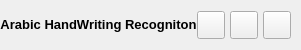
           <widget class="QFrame" name="contentTopBg">
            <property name="minimumSize">
             <size>
              <width>0</width>
              <height>50</height>
             </size>
            </property>
            <property name="maximumSize">
             <size>
              <width>16777215</width>
              <height>50</height>
             </size>
            </property>
            <property name="frameShape">
             <enum>QFrame::NoFrame</enum>
            </property>
            <property name="frameShadow">
             <enum>QFrame::Raised</enum>
            </property>
            <layout class="QHBoxLayout" name="horizontalLayout">
             <property name="spacing">
              <number>0</number>
             </property>
             <property name="leftMargin">
              <number>0</number>
             </property>
             <property name="topMargin">
              <number>0</number>
             </property>
             <property name="rightMargin">
              <number>10</number>
             </property>
             <property name="bottomMargin">
              <number>0</number>
             </property>
             <item>
              <widget class="QFrame" name="leftBox">
               <property name="sizePolicy">
                <sizepolicy hsizetype="Expanding" vsizetype="Preferred">
                 <horstretch>0</horstretch>
                 <verstretch>0</verstretch>
                </sizepolicy>
               </property>
               <property name="frameShape">
                <enum>QFrame::NoFrame</enum>
               </property>
               <property name="frameShadow">
                <enum>QFrame::Raised</enum>
               </property>
               <layout class="QHBoxLayout" name="horizontalLayout_3">
                <property name="spacing">
                 <number>0</number>
                </property>
                <property name="leftMargin">
                 <number>0</number>
                </property>
                <property name="topMargin">
                 <number>0</number>
                </property>
                <property name="rightMargin">
                 <number>0</number>
                </property>
                <property name="bottomMargin">
                 <number>0</number>
                </property>
                <item>
                 <widget class="QLabel" name="titleRightInfo">
                  <property name="sizePolicy">
                   <sizepolicy hsizetype="Preferred" vsizetype="Expanding">
                    <horstretch>0</horstretch>
                    <verstretch>0</verstretch>
                   </sizepolicy>
                  </property>
                  <property name="maximumSize">
                   <size>
                    <width>16777215</width>
                    <height>45</height>
                   </size>
                  </property>
                  <property name="font">
                   <font>
                    <family>Segoe UI</family>
                    <pointsize>10</pointsize>
                    <italic>false</italic>
                    <bold>false</bold>
                   </font>
                  </property>
                  <property name="text">
                   <string>&lt;html&gt;&lt;head/&gt;&lt;body&gt;&lt;p align=&quot;center&quot;&gt;&lt;span style=&quot; font-weight:700;&quot;&gt;Arabic HandWriting Recogniton&lt;/span&gt;&lt;/p&gt;&lt;/body&gt;&lt;/html&gt;</string>
                  </property>
                  <property name="alignment">
                   <set>Qt::AlignLeading|Qt::AlignLeft|Qt::AlignVCenter</set>
                  </property>
                 </widget>
                </item>
               </layout>
              </widget>
             </item>
             <item alignment="Qt::AlignRight">
              <widget class="QFrame" name="rightButtons">
               <property name="minimumSize">
                <size>
                 <width>0</width>
                 <height>28</height>
                </size>
               </property>
               <property name="frameShape">
                <enum>QFrame::NoFrame</enum>
               </property>
               <property name="frameShadow">
                <enum>QFrame::Raised</enum>
               </property>
               <layout class="QHBoxLayout" name="horizontalLayout_2">
                <property name="spacing">
                 <number>5</number>
                </property>
                <property name="leftMargin">
                 <number>0</number>
                </property>
                <property name="topMargin">
                 <number>0</number>
                </property>
                <property name="rightMargin">
                 <number>0</number>
                </property>
                <property name="bottomMargin">
                 <number>0</number>
                </property>
                <item>
                 <widget class="QPushButton" name="minimizeAppBtn">
                  <property name="minimumSize">
                   <size>
                    <width>28</width>
                    <height>28</height>
                   </size>
                  </property>
                  <property name="maximumSize">
                   <size>
                    <width>28</width>
                    <height>28</height>
                   </size>
                  </property>
                  <property name="cursor">
                   <cursorShape>PointingHandCursor</cursorShape>
                  </property>
                  <property name="toolTip">
                   <string>Minimize</string>
                  </property>
                  <property name="text">
                   <string/>
                  </property>
                  <property name="icon">
                   <iconset resource="resources.qrc">
                    <normaloff>:/icons/images/icons/icon_minimize.png</normaloff>:/icons/images/icons/icon_minimize.png</iconset>
                  </property>
                  <property name="iconSize">
                   <size>
                    <width>20</width>
                    <height>20</height>
                   </size>
                  </property>
                 </widget>
                </item>
                <item>
                 <widget class="QPushButton" name="maximizeRestoreAppBtn">
                  <property name="minimumSize">
                   <size>
                    <width>28</width>
                    <height>28</height>
                   </size>
                  </property>
                  <property name="maximumSize">
                   <size>
                    <width>28</width>
                    <height>28</height>
                   </size>
                  </property>
                  <property name="font">
                   <font>
                    <family>Segoe UI</family>
                    <pointsize>10</pointsize>
                    <italic>false</italic>
                    <bold>false</bold>
                    <stylestrategy>PreferDefault</stylestrategy>
                   </font>
                  </property>
                  <property name="cursor">
                   <cursorShape>PointingHandCursor</cursorShape>
                  </property>
                  <property name="toolTip">
                   <string>Maximize</string>
                  </property>
                  <property name="text">
                   <string/>
                  </property>
                  <property name="icon">
                   <iconset resource="resources.qrc">
                    <normaloff>:/icons/images/icons/icon_maximize.png</normaloff>:/icons/images/icons/icon_maximize.png</iconset>
                  </property>
                  <property name="iconSize">
                   <size>
                    <width>20</width>
                    <height>20</height>
                   </size>
                  </property>
                 </widget>
                </item>
                <item>
                 <widget class="QPushButton" name="closeAppBtn">
                  <property name="minimumSize">
                   <size>
                    <width>28</width>
                    <height>28</height>
                   </size>
                  </property>
                  <property name="maximumSize">
                   <size>
                    <width>28</width>
                    <height>28</height>
                   </size>
                  </property>
                  <property name="cursor">
                   <cursorShape>PointingHandCursor</cursorShape>
                  </property>
                  <property name="toolTip">
                   <string>Close</string>
                  </property>
                  <property name="text">
                   <string/>
                  </property>
                  <property name="icon">
                   <iconset resource="resources.qrc">
                    <normaloff>:/icons/images/icons/cil-x.png</normaloff>:/icons/images/icons/cil-x.png</iconset>
                  </property>
                  <property name="iconSize">
                   <size>
                    <width>20</width>
                    <height>20</height>
                   </size>
                  </property>
                 </widget>
                </item>
               </layout>
              </widget>
             </item>
            </layout>
           </widget>
